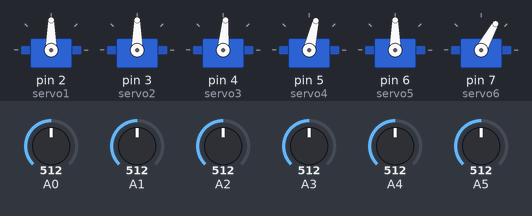
The sketch below on a simulated Arduino Uno, built with avr-gcc and run on an emulated ATmega328P. Shown: 6 × servo. The test bench sets the inputs (shaded band); at power-on: A0 = 512, A1 = 512, A2 = 512, A3 = 512, A4 = 512, A5 = 512.

Above: at 1.2 s.
1.3 s: A0 set to 716
At 1.9 s:
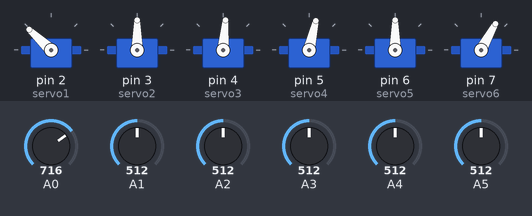
2.8 s: A1 set to 716
At 4.0 s:
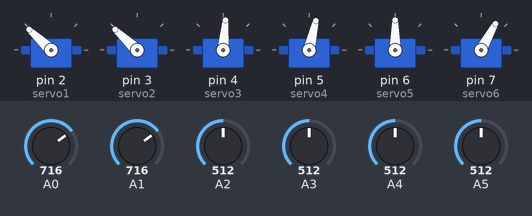
4.3 s: A2 set to 716
At 5.4 s:
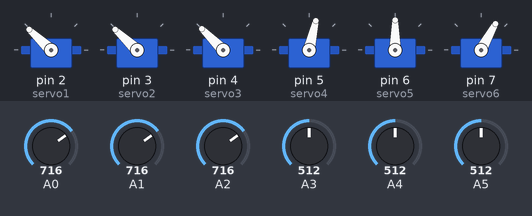
5.8 s: A3 set to 716
At 6.5 s:
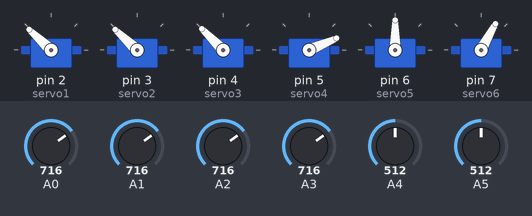
7.3 s: A4 set to 716
At 7.6 s:
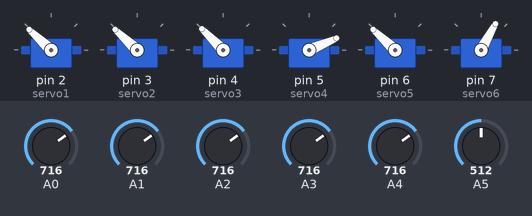
8.8 s: A5 set to 716
At 9.9 s:
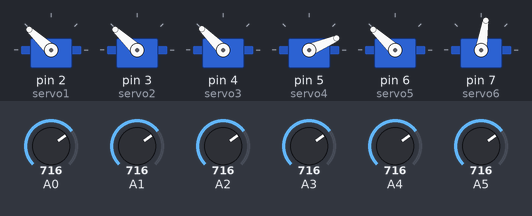
Timing chart, 0 to 11.3 s (numbered marks = the images above; inputs shaded):
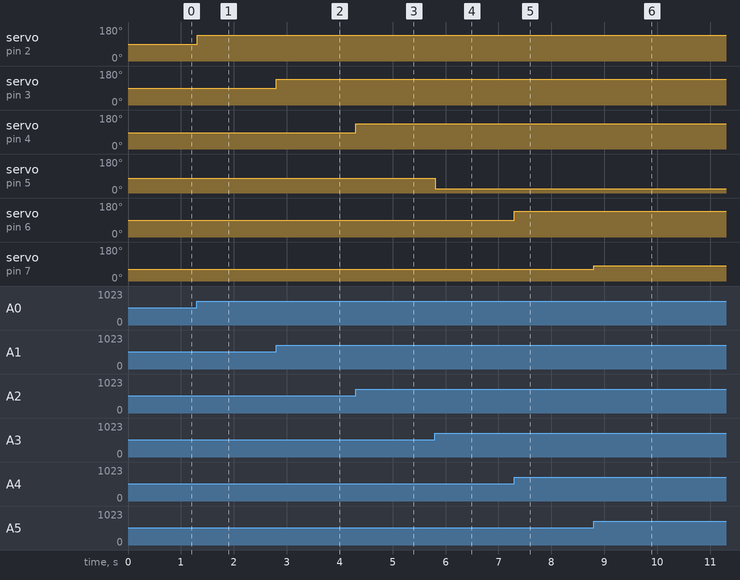

Measured:
- after the input at 1.3 s, servo on pin 2 (servo1): 90° → 137° at once
- after the input at 2.8 s, servo on pin 3 (servo2): 90° → 137° at once
- after the input at 4.3 s, servo on pin 4 (servo3): 85° → 135° at once
- after the input at 5.8 s, servo on pin 5 (servo4): 77° → 23° at once
- after the input at 7.3 s, servo on pin 6 (servo5): 90° → 137° at once
- after the input at 8.8 s, servo on pin 7 (servo6): 61° → 81° at once

The sketch:

6-Axis-Robot-Arm.ino
```cpp
/*
   rotation(90);
   center(90,90,90,90);
   gripper(0);
*/

#include <Servo.h>

Servo servo1;
Servo servo2;
Servo servo3;
Servo servo4;
Servo servo5;
Servo servo6;

void setup() {
  pinMode(2, OUTPUT);
  pinMode(3, OUTPUT);
  pinMode(4, OUTPUT);
  pinMode(5, OUTPUT);
  pinMode(6, OUTPUT);
  pinMode(7, OUTPUT);

  servo1.attach(2, 550, 2070);
  servo2.attach(3, 630, 2200);
  servo3.attach(4, 600, 2100);
  servo4.attach(5, 580, 2270);
  servo5.attach(6, 700, 2350);
  servo6.attach(7);
}

void loop() {
  unsigned char degree1 = map(constrain(analogRead(A0), 120, 900), 120, 900, 0, 180);
  unsigned char degree2 = map(constrain(analogRead(A1), 120, 900), 120, 900, 0, 180);
  unsigned char degree3 = map(constrain(analogRead(A2), 160, 900), 160, 900, 180, 0);
  unsigned char degree4 = map(constrain(analogRead(A3), 120, 800), 120, 800, 0, 180);
  unsigned char degree5 = map(constrain(analogRead(A4), 120, 900), 120, 900, 0, 180);
  unsigned char degree6 = map(constrain(analogRead(A5), 300, 900), 300, 900, 0, 120);
  rotation(degree1);
  center(degree2, degree3, degree4, degree5);
  gripper(degree6);

}

void rotation(unsigned char degree1) {
  servo1.write(degree1);
}

void center(unsigned char degree2, unsigned char degree3, unsigned char degree4, unsigned char degree5) {
  servo2.write(degree2);
  servo3.write(180 - degree3);
  servo4.write(180 - degree4);
  servo5.write(degree5);
}

void gripper(unsigned char degree6) {
  servo6.writeMicroseconds(960 + (5 * degree6));
}
```
